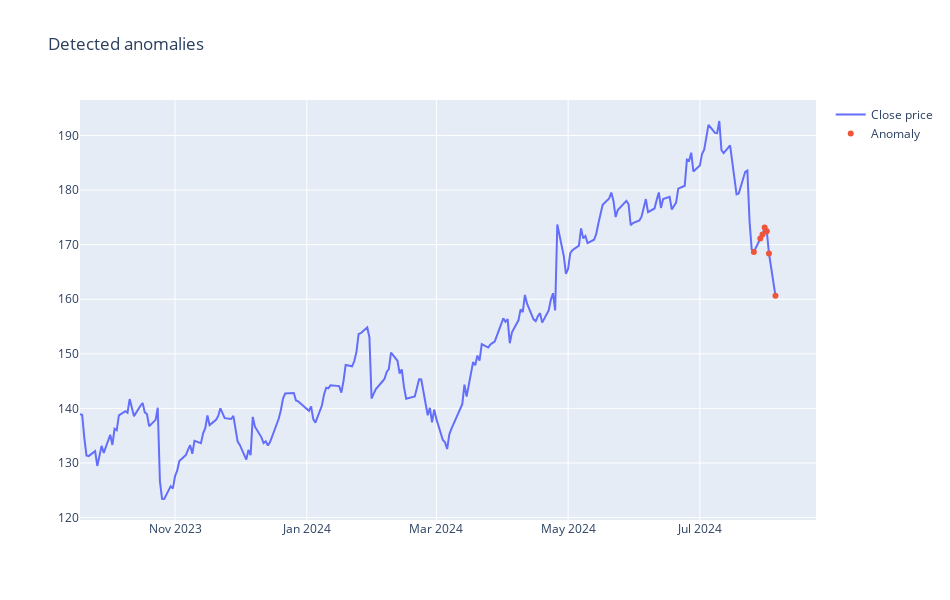

The cell this chart's notebook holds for it:
### Code cell
# Create an interactive plot using Plotly to visualize close prices and detected anomalies.
# The plot displays the close prices and highlights the anomalies, allowing for a clear view of where anomalies occur in the data.

import plotly.graph_objects as go

# Reshape the 1D arrays of close prices into 2D arrays for compatibility with the scaler
X_train_close_reshaped = anomaly_df['Close'].values.reshape(-1, 1)
anomalies_close_reshaped = anomalies['Close'].values.reshape(-1, 1)

fig = go.Figure()

# Add a trace for the close price data
fig.add_trace(go.Scatter(
    x=anomaly_df['Date'], 
    y=scaler.inverse_transform(X_train_close_reshaped).flatten(), 
    name='Close price'
))

# Add a trace for the anomalies, represented as markers
fig.add_trace(go.Scatter(
    x=anomalies['Date'], 
    y=scaler.inverse_transform(anomalies_close_reshaped).flatten(), 
    mode='markers', 
    name='Anomaly'
))

fig.update_layout(
    showlegend=True, 
    title='Detected anomalies',  
    width=950,  
    height=600,  
)

fig.show()

### Figure 1 — Plotly figure (JSON) as saved in the notebook; plotly's stock layout.template omitted (floating-point values rounded to 4 significant figures; data arrays with more than 128 entries replaced by an {"elided": "..."} marker saying what was removed)
{"data": [{"name": "Close price", "type": "scatter", "x": {"elided": "222 str values"}, "y": {"elided": "222 float values"}}, {"mode": "markers", "name": "Anomaly", "type": "scatter", "x": ["2024-07-26", "2024-07-29", "2024-07-30", "2024-07-31", "2024-08-01", "2024-08-02", "2024-08-05"], "y": [168.7, 171.1, 171.9, 173.1, 172.4, 168.4, 160.6]}], "layout": {"height": 600, "showlegend": true, "title": {"text": "Detected anomalies"}, "width": 950, "xaxis": {"autorange": true, "range": ["2023-09-18", "2024-08-23 18:50:30.8393"], "type": "date"}, "yaxis": {"autorange": true, "range": [119.6, 196.5], "type": "linear"}}}
